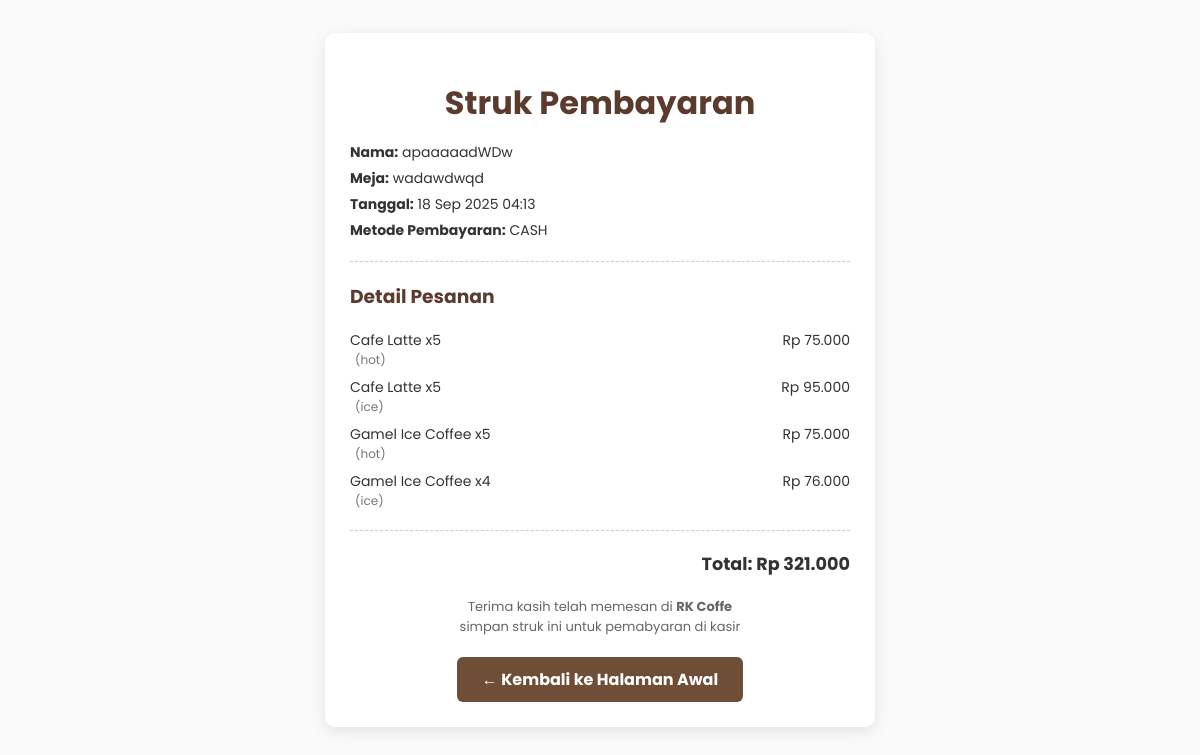
The app's page /order_success.php?id=2 with its own data.
### tables this page shows
CREATE TABLE `orders` (
  `id` int NOT NULL,
  `customer_name` varchar(255) NOT NULL,
  `table_number` varchar(50) DEFAULT NULL,
  `total` int NOT NULL,
  `payment_method` enum('cash','qris') DEFAULT 'cash',
  `status` enum('baru','diproses','selesai') DEFAULT 'baru',
  `qris_selected` tinyint(1) DEFAULT '0',
  `bukti_qris` varchar(255) DEFAULT NULL,
  `created_at` timestamp NULL DEFAULT CURRENT_TIMESTAMP
);

CREATE TABLE `order_items` (
  `id` int NOT NULL,
  `order_id` int NOT NULL,
  `menu_id` int NOT NULL,
  `menu_name` varchar(255) NOT NULL,
  `variant` enum('hot','ice') DEFAULT 'hot',
  `qty` int NOT NULL,
  `price` int NOT NULL,
  `note` text,
  `subtotal` int NOT NULL
);

### db.php (called while the page is built, shortened)
<?php
function rupiah($n) {
    return "Rp " . number_format($n,0,',','.');
}
?>

### order_success.php (the view, shortened to what this page needs)
<?php
require_once 'db.php';
$id = intval($_GET['id'] ?? 0);
$stmt = $mysqli->prepare("SELECT * FROM orders WHERE id = ?");
$stmt->bind_param("i", $id);
$stmt->execute();
$res = $stmt->get_result();
$order = $res->fetch_assoc();
$stmt = $mysqli->prepare("SELECT * FROM order_items WHERE order_id = ?");
$stmt->bind_param("i", $id);
$stmt->execute();
$res = $stmt->get_result();
$items = $res->fetch_all(MYSQLI_ASSOC);
?>
<!DOCTYPE html>
<html lang="id">
<head>
</head>
<body>
  <div class="container">
    <h1>Struk Pembayaran</h1>
    <div class="info">
      <p><strong>Nama:</strong> <?= htmlspecialchars($order['customer_name']) ?></p>
      <p><strong>Meja:</strong> <?= htmlspecialchars($order['table_number']) ?></p>
      <p><strong>Tanggal:</strong> <?= date("d M Y H:i", strtotime($order['created_at'])) ?></p>
      <p><strong>Metode Pembayaran:</strong> <?= strtoupper($order['payment_method']) ?></p>
    </div>
    <div class="line"></div>
    <h3 style="text-align:left;color:#5a3b2e;">Detail Pesanan</h3>
    <ul>
      <?php foreach ($items as $it): ?>
        <li>
          <div>
            <?= htmlspecialchars($it['menu_name']) ?> x<?= intval($it['qty']) ?>
            <?php if (!empty($it['variant'])): ?>
              <span class="variant">(<?= htmlspecialchars($it['variant']) ?>)</span>
            <?php endif; ?>
          </div>
          <div><?= rupiah($it['subtotal']) ?></div>
        </li>
      <?php endforeach; ?>
    </ul>
    <div class="line"></div>
    <p class="total">Total: <?= rupiah($order['total']) ?></p>
    <div class="footer">
      Terima kasih telah memesan di <strong>RK Coffe</strong> <br> simpan struk ini untuk pemabyaran di kasir
    </div>
    <a class="btn-home" href="index.php">← Kembali ke Halaman Awal</a>
  </div>
</body>
</html>

### order_success.php (style rules this page uses)
body { font-family: 'Poppins', sans-serif; background-color: #fafafa; padding: 25px; color: #333; }
.container { max-width: 500px; margin: auto; background: #fff; padding: 25px; box-shadow: 0 4px 15px rgba(0,0,0,0.1); border-radius: 10px; text-align: center; animation: fadeIn 0.5s ease-in-out; }
h1 { color: #5a3b2e; margin-bottom: 10px; }
.info { text-align: left; margin-top: 15px; font-size: 14px; }
.info p { margin: 5px 0; }
.line { border-top: 1px dashed #ccc; margin: 20px 0; }
ul { text-align: left; list-style: none; padding: 0; }
ul li { margin-bottom: 8px; display: flex; justify-content: space-between; align-items: flex-start; font-size: 14px; flex-wrap: wrap; }
.variant, .note { display: block; font-size: 12px; color: #777; margin-left: 5px; }
.total { font-size: 1.1em; font-weight: bold; margin-top: 15px; text-align: right; }
.footer { margin-top: 20px; font-size: 13px; color: #666; text-align: center; }
.btn-home { display: inline-block; margin-top: 20px; padding: 10px 25px; background-color: #6f4e37; color: white; text-decoration: none; border-radius: 6px; font-weight: bold; transition: background 0.3s ease; }

### records on screen
orders: customer_name "apaaaaadWDw", table_number "wadawdwqd", created_at "18 Sep 2025 04:13", payment_method "CASH", total "Rp 321.000"
order_items: menu_name "Cafe Latte", qty "5", variant "hot", subtotal "Rp 75.000"
order_items: menu_name "Cafe Latte", qty "5", variant "ice", subtotal "Rp 95.000"
order_items: menu_name "Gamel Ice Coffee", qty "5", variant "hot", subtotal "Rp 75.000"
order_items: menu_name "Gamel Ice Coffee", qty "4", variant "ice", subtotal "Rp 76.000"
